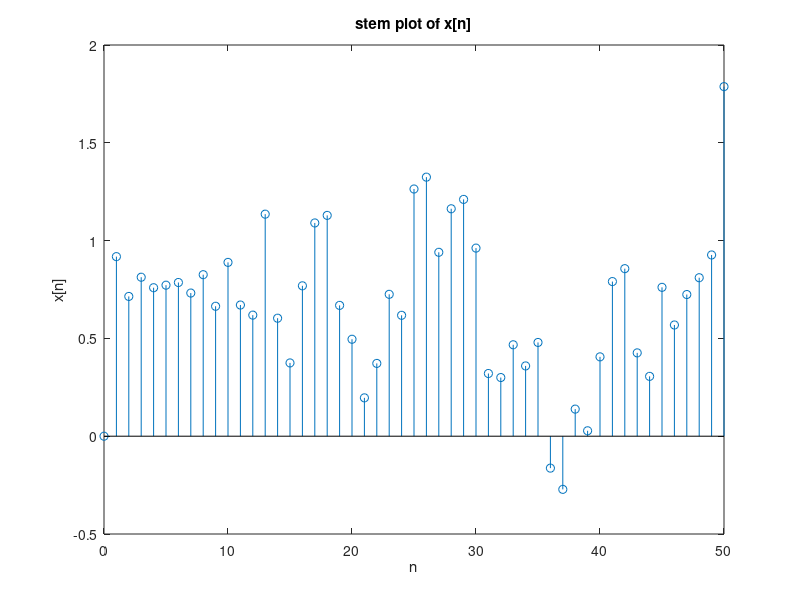
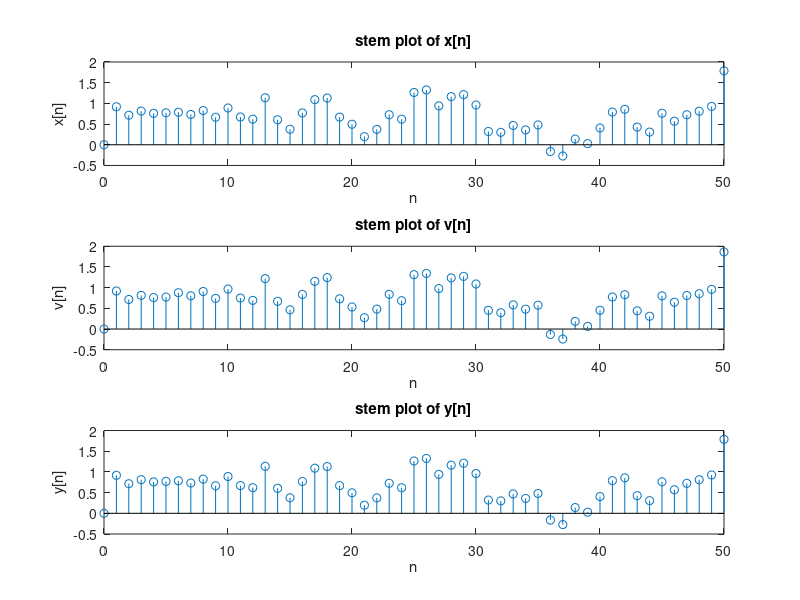
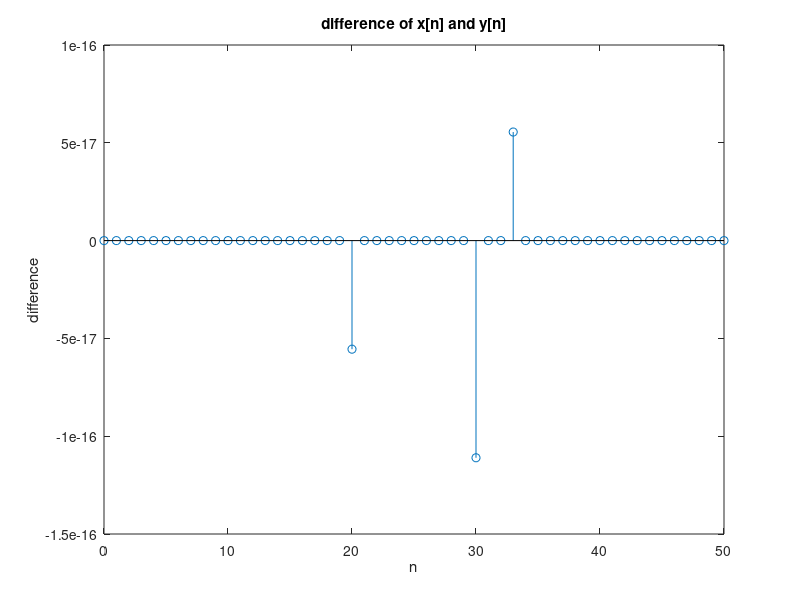

Recreate these plots in MATLAB, in order.
clear all
close all
clc

n = 0: 50;
k = 1: 10;
for i = 1 : 51
    x(i) = sum((1 ./k) .* sin(0.01.*k.*k*pi.* (i-1)));
end

figure(1)
stem(n, x)
xlabel('n')
ylabel('x[n]')
title('stem plot of x[n]')

% now use filter function to find  v and y
b_H = [1, 0, 0, 0, 0, 0.1];
a_H = [1, 0, 0, 0, 0, 0];

a_Hhat = [1, 0, 0, 0, 0, 0.1];
b_Hhat = [1, 0, 0, 0, 0, 0];

v = filter(b_H, a_H, x);
y = filter(b_Hhat, a_Hhat, v);

figure(2)
subplot(311)
stem(n, x)
xlabel('n')
ylabel('x[n]')
title('stem plot of x[n]')

subplot(312)
stem(n, v)
xlabel('n')
ylabel('v[n]')
title('stem plot of v[n]')

subplot(313)
stem(n, y)
xlabel('n')
ylabel('y[n]')
title('stem plot of y[n]')

diff = x - y;
figure(3)
stem(n, diff)
xlabel('n')
ylabel('difference')
title('difference of x[n] and y[n]')